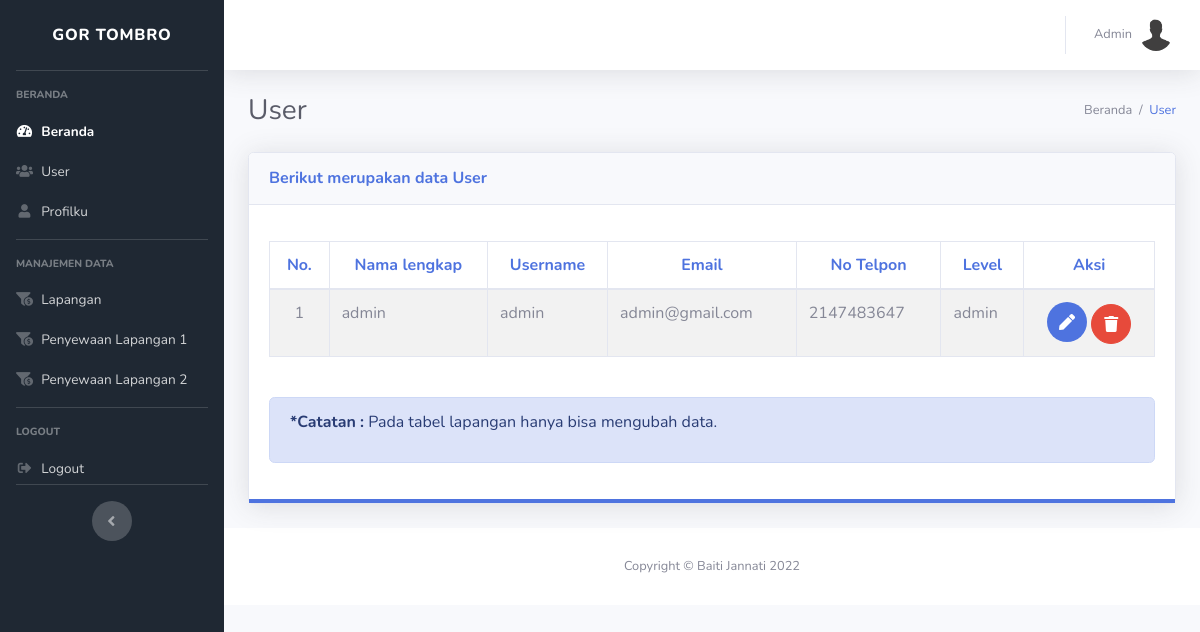
/index.php/admin/home/user, run on an earlier commit of the app's database.
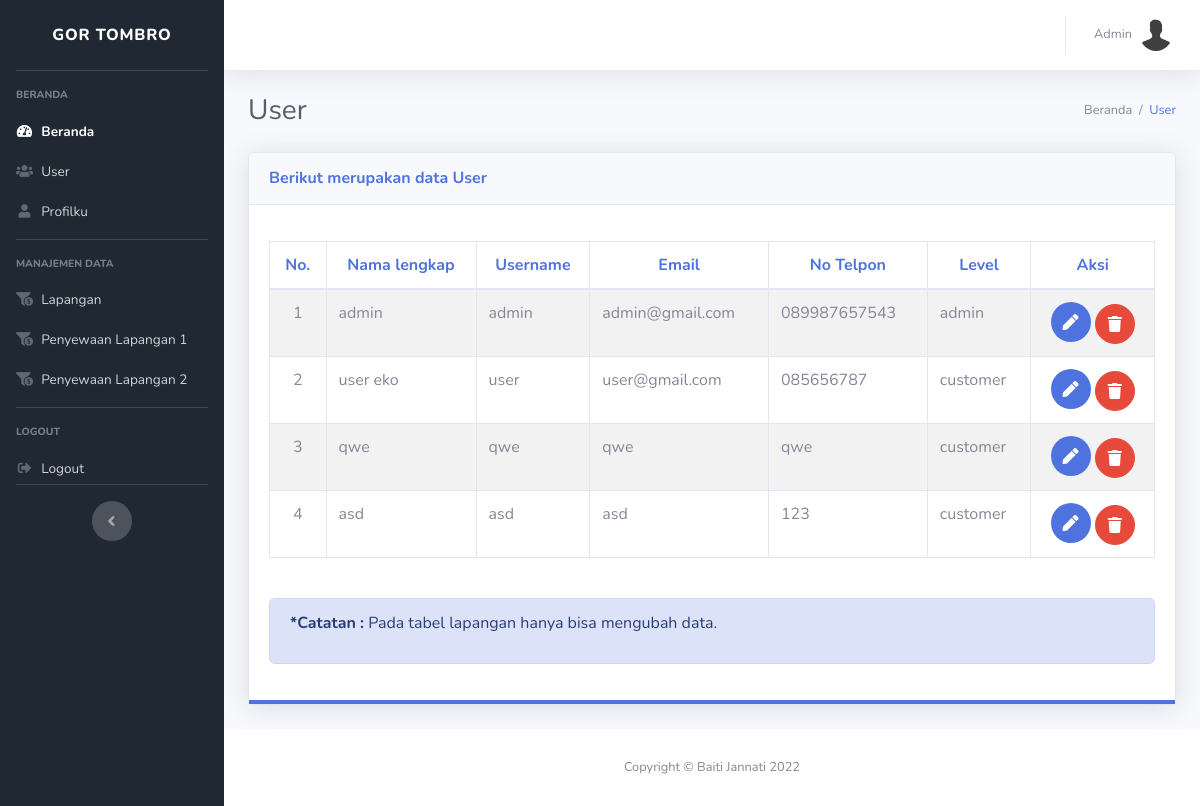
And on a later commit of the database.
### tables this page shows
CREATE TABLE `user` (
  `id_user` int(11) NOT NULL,
  `nama_lengkap` varchar(100) NOT NULL,
  `username` varchar(100) NOT NULL,
  `password` varchar(100) NOT NULL,
  `no_telp` varchar(50) NOT NULL,
  `email` varchar(100) NOT NULL,
  `level` enum('admin','customer') NOT NULL
);

### application/controllers/admin/Home.php (called while the page is built, shortened)
<?php
class Home extends CI_Controller
{
    function __construct()
    {
        $this->load->model('login_model');
        $this->load->model('sewa_model');
    }
    public function user()
    {
        $user = $this->db->get('user');
        $data = array(
            'title'         => "Admin | Gor-Tombro",
            'user' => $user,
        );
        $this->load->view('templates/header', $data);
        $this->load->view('templates/sidebar', $data);
        $this->load->view('templates/topbar', $data);
        $this->load->view('admin/home/user', $data);
        $this->load->view('templates/footer');
    }
}

### index.php (called while the page is built, shortened)
<?php
require_once BASEPATH.'core/CodeIgniter.php';

### application/helpers/web_helper.php (called while the page is built, shortened)
<?php
function activate_menu($menu)
{
    $ci = get_instance();
    $classname = $ci->router->fetch_class();
    return $classname == $menu ? 'active' : '';
}

### application/views/admin/home/user.php (the view, shortened to what this page needs)
<div class="container-fluid">
    <div class="d-sm-flex align-items-center justify-content-between mb-4">
        <h1 class="h3 mb-0 text-gray-800">User</h1>
        <small>
            <div class="text-muted"> Beranda &nbsp;/&nbsp; <a href="<?php echo base_url("admin/lapangan"); ?>">User</a>
            </div>
        </small>
    </div>
    <div class="card shadow mb-4">
        <div class="card-header py-3">
            <h6 class="m-0 font-weight-bold text-primary">Berikut merupakan data User</h6>
        </div>
        <div class="card-body border-bottom-primary">
            <p>
            <div class="table-responsive">
                <table class="table table-bordered table-striped " id="dataTable" width="100%" cellspacing="0">
                    <thead>
                        <tr>
                            <th class="text-primary" style=" text-align: center;">No.</th>
                            <th class="text-primary" style=" text-align: center;">Nama lengkap</th>
                            <th class="text-primary" style=" text-align: center;">Username</th>
                            <th class="text-primary" style=" text-align: center;">Email</th>
                            <th class="text-primary" style=" text-align: center;">No Telpon</th>
                            <th class="text-primary" style=" text-align: center;">Level</th>
                            <th class="text-primary" style=" text-align: center;">Aksi</th>
                        </tr>
                    </thead>
                    <tbody>
                        <?php $no = 1;
                        foreach ($user->result_array() as $row) : ?>
                            <tr>
                                <td style=" text-align: center;"><?= $no++ ?></td>
                                <td><?= $row['nama_lengkap'] ?></td>
                                <td><?php echo $row['username'] ?></td>
                                <td><?php echo $row['email'] ?></td>
                                <td><?php echo $row['no_telp'] ?></td>
                                <td><?php echo $row['level'] ?></td>
                                <td style=" text-align: center;">
                                    <a class=' btn-circle btn-primary' data-target="#ubah-data-<?php echo $row['id_user'] ?>" data-toggle="modal">
                                        <i class="fas fa-PEN" aria-hidden="true" style="color: white;"></i>
                                    </a>
                                    <a href="#modalDelete" data-toggle="modal" onclick="$('#modalDelete #formDelete').attr('action', '<?= site_url('admin/home/hapus_process/' . $row['id_user']) ?>')" class='btn btn-circle btn-danger'>
                                        <i class="fas fa-trash" aria-hidden="true" style="color: white;"></i>
                                    </a>
                                </td>
                            </tr>
                        <?php endforeach ?>
                    </tbody>
                </table>
                <br>
                <div class="alert alert-primary" role="alert">
                    <p><b>*Catatan :</b>&nbsp;Pada tabel lapangan hanya bisa mengubah data. </p>
                </div>
            </div>
        </div>
    </div>
</div>

### application/views/templates/header.php (shortened to what this page needs)
<!DOCTYPE html>
<head>
    <link href="<?= base_url(); ?>assets/vendor/fontawesome-free/css/all.min.css" rel="stylesheet" type="text/css">
    <link href="<?= base_url(); ?>assets/css/sb-admin-2.min.css" rel="stylesheet">
    <link href="<?= base_url(); ?>assets/vendor/datatables/dataTables.bootstrap4.min.css" rel="stylesheet">
</head>
<body id="page-top">
    <div id="wrapper">

### application/views/templates/sidebar.php
<ul class="navbar-nav bg-gradient-primary sidebar sidebar-dark accordion" id="accordionSidebar" style="background:#1f2833;">
    <a class="sidebar-brand d-flex align-items-center justify-content-center" href="<?= base_url('admin/home') ?>">
        <div class="sidebar-brand-icon">
            <div class="sidebar-brand-text mx-3">Gor Tombro</div>
        </div>
    </a>
    <hr class="sidebar-divider">
    <div class="sidebar-heading">
        Beranda
    </div>
    <li class="nav-item <?= activate_menu('home') ?>">
        <a class="nav-link pb-0" href="<?= base_url('admin/home') ?>">
            <i class="fas fa-fw fa-tachometer-alt"></i>
            <span>Beranda</span></a>
    </li>
    <li class="nav-item <?= activate_menu('user') ?>">
        <a class="nav-link pb-0" href=" <?= base_url('admin/home/user') ?>">
            <i class="fas fa-fw fa-users"></i>
            <span>User</span></a>
    </li>
    <li class="nav-item <?= activate_menu('profile') ?>">
        <a class="nav-link pb-0" href=" <?= base_url('admin/home/profile') ?>">
            <i class="fas fa-fw fa-user"></i>
            <span>Profilku</span></a>
    </li>
    <hr class="sidebar-divider mt-3">
    <div class="sidebar-heading">
        Manajemen Data
    </div>
    <li class="nav-item  ">
        <a class="nav-link  pb-0" href="<?php echo base_url('admin/lapangan') ?>">
            <i class="fas fa-fw fa-funnel-dollar"></i>
            <span>Lapangan</span></a>
    </li>
    <li class="nav-item  ">
        <a class="nav-link  pb-0" href="<?php echo base_url('admin/sewa/sewa1') ?>">
            <i class="fas fa-fw fa-funnel-dollar"></i>
            <span>Penyewaan Lapangan 1</span></a>
    </li>
    <li class="nav-item  ">
        <a class="nav-link  pb-0" href="<?php echo base_url('admin/sewa/sewa2') ?>">
            <i class="fas fa-fw fa-funnel-dollar"></i>
            <span>Penyewaan Lapangan 2</span></a>
    </li>
    <hr class="sidebar-divider mt-3">
    <div class="sidebar-heading">
        Logout
    </div>
    <li class="nav-item ">
        <a class="nav-link pb-1" href="<?= base_url('login/out_process') ?>" data-toggle="modal" data-target="#logoutModal">
            <i class="fas fa-fw fa-sign-out-alt"></i>
            <span>Logout</span></a>
    </li>
    <hr class="sidebar-divider d-none d-md-block">
    <div class="text-center d-none d-md-inline">
        <button class="rounded-circle border-0" id="sidebarToggle"></button>
    </div>
</ul>

### application/views/templates/topbar.php (shortened to what this page needs)
<div id="content-wrapper" class="d-flex flex-column">
    <div id="content">
        <nav class="navbar navbar-expand navbar-light bg-white topbar mb-4 static-top shadow">
            <ul class="navbar-nav ml-auto">
                <li class="nav-item dropdown no-arrow">
                    <a class="nav-link dropdown-toggle" href="#" id="userDropdown" role="button" data-toggle="dropdown" aria-haspopup="true" aria-expanded="false">
                        <span class="mr-2 d-none d-lg-inline text-gray-600 small"> Admin
                        </span>
                        <img class="img-profile rounded-circle" src="<?= base_url('assets/images/default.png') ?>">
                    </a>
                </li>
            </ul>
        </nav>

### application/views/templates/footer.php (shortened to what this page needs)
<footer class="sticky-footer bg-white">
    <div class="container my-auto">
        <div class="copyright text-center my-auto">
            <span>Copyright &copy; Baiti Jannati <?= date('Y') ?></span>
        </div>
    </div>
</footer>
</div>
</div>
</body>
</html>

What changed in the data, as far as the page shows it:
changed user "admin": no_telp "2147483647" → "089987657543"
added user: nama_lengkap "user eko", username "user", email "user@gmail.com", no_telp "085656787", level "customer"
added user: nama_lengkap "qwe", username "qwe", email "qwe", no_telp "qwe", level "customer"
added user: nama_lengkap "asd", username "asd", email "asd", no_telp "123", level "customer"
